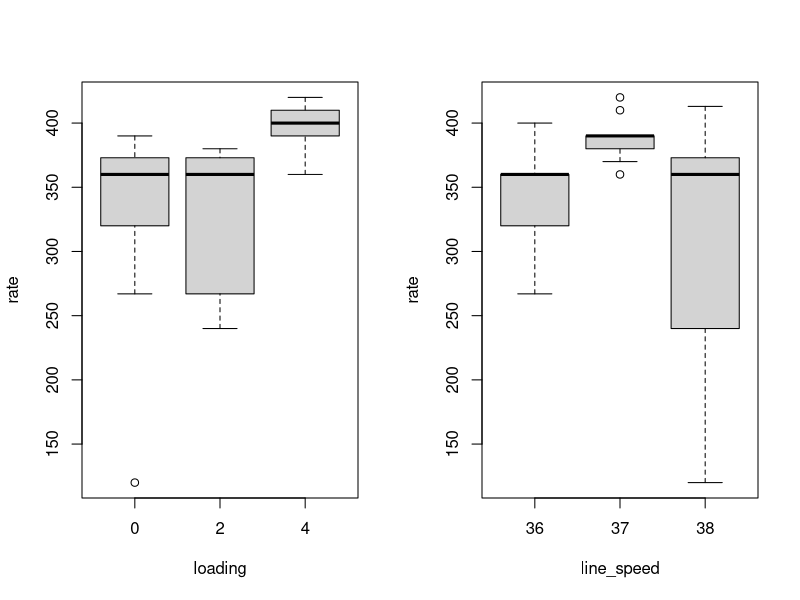
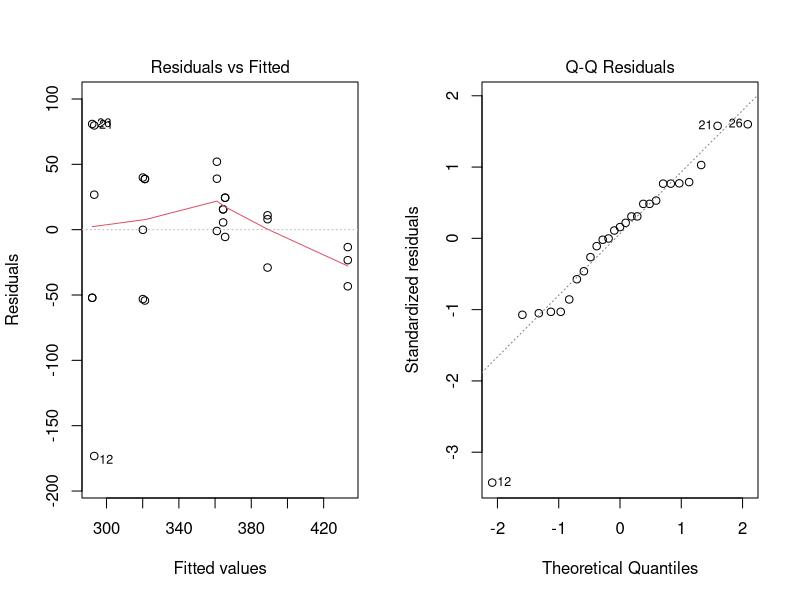

Here is the R script that generated these plots, in order: (Note: this script raises an error after producing the figures.)
## ---- chunk 1
knitr::opts_chunk$set(echo = TRUE)
## ---- chunk 2
bubblewrap <- read.csv('bubblewrap.csv') 
## ---- chunk 3
# set factors
bubblewrap$line_speed <- as.factor(bubblewrap$line_speed)
bubblewrap$loading <- as.factor(bubblewrap$loading)
head(bubblewrap)
## ---- chunk 4
#Means
aov_model <- aov(rate ~ -1 + loading + line_speed, data = bubblewrap)
group_means <- aov(rate ~ -1 + loading + line_speed, data = bubblewrap)
## ---- chunk 5
par(mfrow = c(1,2))
boxplot(rate ~ loading, data = bubblewrap)
boxplot(rate ~ line_speed, data = bubblewrap)
## ---- chunk 6
library(car)
Anova(lm(rate ~ -1 + loading + line_speed, data = bubblewrap), type = "III")
## ---- chunk 7
library(lmtest)
par(mfrow = c(1,2))
add_mod <- lm(rate ~ -1 + loading + line_speed, data = bubblewrap)
plot(add_mod, which = c(1,2))
shapiro.test(resid(add_mod))
bptest(add_mod)
## ---- chunk 8
library(MASS)
par(mfrow = c(1,2))
boxcox(add_mod, lambda = seq(1,10,0.05))
boxcox(add_mod, lambda = seq(4.5,5.5,0.01))
#Lambda = 5.18
## ---- chunk 9
#transformed model:
tfmod <- lm(((rate^5 - 1)/5) ~ -1 + loading + line_speed, data = bubblewrap)
plot(tfmod, which = c(1,2))
shapiro.test(resid(tfmod))
bptest(tfmod)
## ---- chunk 10
loading_and_line_plot <- interaction.plot(x.factor = bubblewrap$loading, response = bubblewrap$rate, trace.factor = bubblewrap$line_speed, fun = mean, col = c('red4','darkblue','darkgreen'), trace.label = "Loading Type", xlab = "Rate", ylab = "Line Speed")
line_and_loading_plot <- interaction.plot(trace.factor = bubblewrap$loading, response = bubblewrap$rate, x.factor = bubblewrap$line_speed, fun = mean, col = c('red4','darkblue','darkgreen'), trace.label = "Rate", xlab = "Loading Type", ylab = "Line Speed")
## ---- chunk 11
int_mod  <- lm(rate ~ -1 + loading * line_speed, data = bubblewrap)
anova(add_mod, int_mod)
## ---- chunk 12
par(mfrow = c(1,2))
TukeyHSD(aov_model)
plot(TukeyHSD(aov_model))
